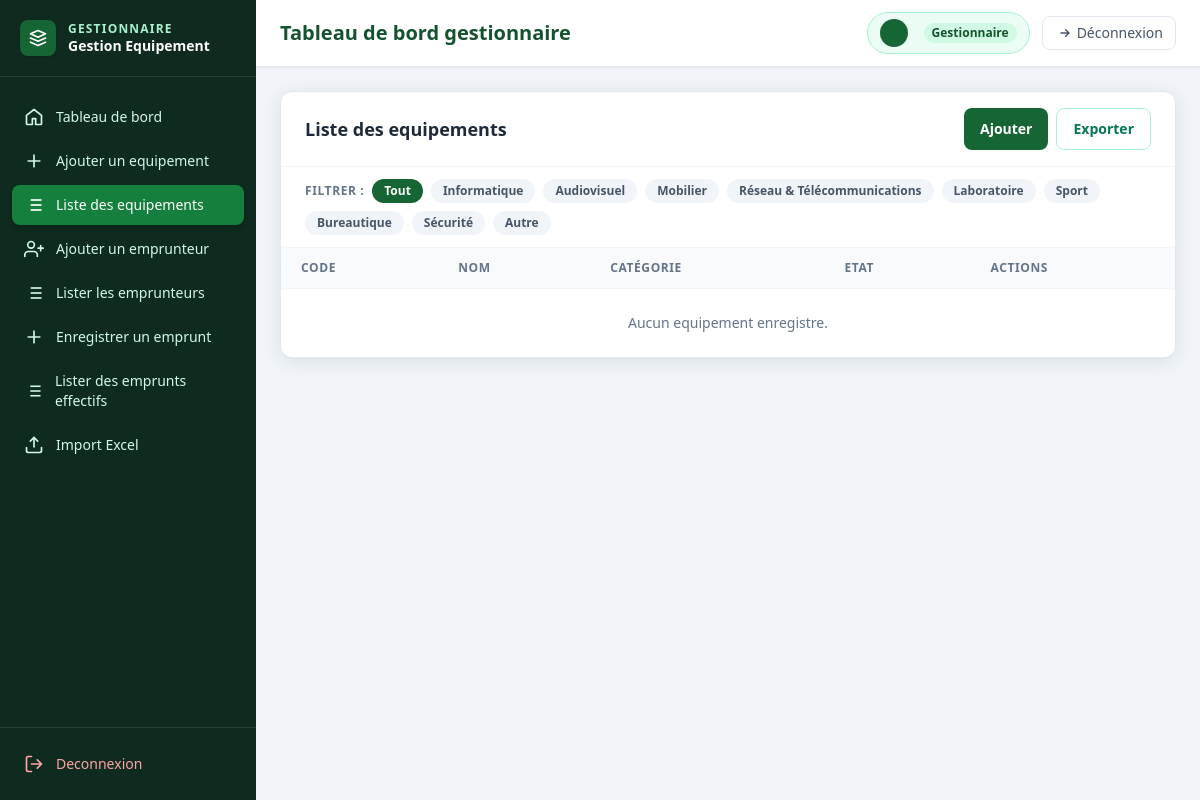
/equipements/equipement/dashboard/?tab=list, run on an earlier commit of the app's database.
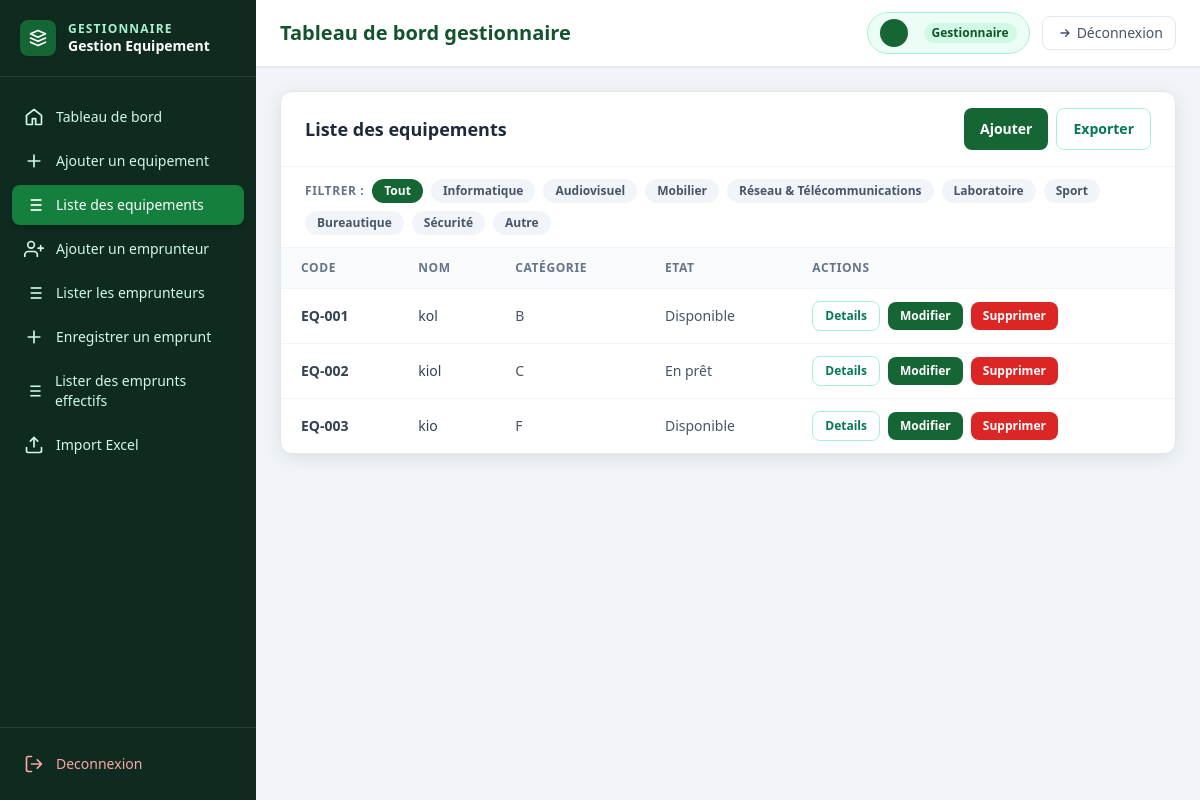
And on a later commit of the database.
### equipement/models.py (models this page shows, shortened)
class Materiel(models.Model):
    class Categorie(models.TextChoices):
        INFORMATIQUE = "INFORMATIQUE", "Informatique"
        AUDIOVISUEL  = "AUDIOVISUEL",  "Audiovisuel"
        MOBILIER     = "MOBILIER",     "Mobilier"
        RESEAU       = "RESEAU",       "Réseau & Télécommunications"
        LABORATOIRE  = "LABORATOIRE",  "Laboratoire"
        SPORT        = "SPORT",        "Sport"
        BUREAUTIQUE  = "BUREAUTIQUE",  "Bureautique"
        SECURITE     = "SECURITE",     "Sécurité"
        AUTRE        = "AUTRE",        "Autre"
    ETAT_CHOICES = [
        ('DISPONIBLE', 'Disponible'),
        ('EN PRET', 'En prêt'),
        ('DEFECTUEUX', 'Defectueux'),
        ('EN MAINTENANCE', 'En maintenance'),
        ('HORS SERVICE', 'Hors service'),
    ]
    id_materiel = models.CharField(max_length=50, primary_key=True, verbose_name="Identifiant")
    nom = models.CharField(max_length=100)
    couleur = models.CharField(max_length=30)
    categorie = models.CharField(
        max_length=50,
        choices=Categorie.choices,
        default=Categorie.AUTRE,
        verbose_name="Catégorie",
    )
    etat = models.CharField(
        max_length=14,
        choices=ETAT_CHOICES,
        default='DISPONIBLE',
        verbose_name="État"
    )
    marque = models.CharField(max_length=50)

### equipement/views.py (the view, shortened to what this page needs)
# urls.py: path("equipement/dashboard/", views.dashboard, name="dashboard"),
def dashboard(request: HttpRequest) -> HttpResponse:
    tab = request.GET.get("tab", "home")
    editFormMateriel = EditMaterielForm()
    editFormEmprunteur = EditEmprunteurForm()
    formMateriel = MaterielForm()
    formEmprunteur = EnregistrerEmprunteurForm()
    formEmprunt = EmpruntForm()
    action = request.POST.get("action")
    target = None
    materiel_detail = None
    emprunteur_detail = None
    emprunteurs = Tierce.objects.all()
    materiels = Materiel.objects.all()
    emprunts = Emprunt.objects.select_related(
        "materiel",
        "emprunteur",
    ).prefetch_related("lignes__materiel").order_by("-date_emprunt")
    categorie_filtre = request.GET.get("categorie", "")
    if categorie_filtre:
        materiels = materiels.filter(categorie=categorie_filtre)
    categories = Materiel.Categorie.choices
    materiels_recents = Materiel.objects.order_by("-id_materiel")[:5]
    materiels_disponibles = Materiel.objects.filter(etat="DISPONIBLE")
    if tab == "detail" and request.GET.get("materiel_id"):
        materiel_detail = get_object_or_404(Materiel, pk=request.GET.get("materiel_id"))
    if tab == "detail_emprunteur" and request.GET.get("emprunteur_id"):
        emprunteur_detail = get_object_or_404(Tierce, pk=request.GET.get("emprunteur_id"))
    context = {
        "tab": tab,
        "target": target,
        "formMateriel": formMateriel,
        "formEmprunteur": formEmprunteur,
        "formEmprunt": formEmprunt,
        "materiels": materiels,
        "materiels_recents": materiels_recents,
        "materiels_disponibles": materiels_disponibles,
        "materiel_detail": materiel_detail,
        "editMaterielForm": editFormMateriel,
        "editEmprunteurForm": editFormEmprunteur,
        "emprunteur_detail": emprunteur_detail,
        "emprunteurs": emprunteurs,
        "emprunts": emprunts,
        "statuts_emprunt": Emprunt.Statut.choices,
        "categories": categories,
        "categorie_filtre": categorie_filtre,
    }
    return render(request, "equipement/dashboard.html", context)

### equipement/form.py (called while the page is built)
def _next_prefixed_id(last_value: str | None, prefix: str, fallback_count: int) -> str:
    if not last_value:
        return f"{prefix}-001"
    try:
        parts = str(last_value).split("-")
        number = int(parts[-1]) + 1
    except (ValueError, TypeError):
        number = fallback_count + 1
    return f"{prefix}-{number:03d}"

### equipement/templates/equipement/dashboard.html (shortened to what this page needs)
{% extends "equipement/base.html" %}
{% block page_title %}Tableau de bord gestionnaire{% endblock %}
{% block content %}
  {% if tab == 'list' %}
    <section class="rounded-xl border border-slate-200 bg-white shadow-soft">
      <div class="flex items-center justify-between border-b border-slate-100 px-6 py-4">
        <h2 class="text-lg font-bold text-slate-800">Liste des equipements</h2>
        <div class="flex gap-2">
          <a href="?tab=add" class="btn-primary">Ajouter</a>
          <a href="{% url 'equipement:exporter_excel' %}" class="btn-secondary">Exporter</a>
        </div>
      </div>
      <div class="border-b border-slate-100 px-6 py-3 flex flex-wrap gap-2 items-center">
        <span class="text-xs font-semibold text-slate-500 uppercase tracking-wider">Filtrer :</span>
        <a href="?tab=list" class="inline-flex items-center rounded-full px-3 py-1 text-xs font-semibold transition
          {% if not categorie_filtre %}bg-greenBrand-600 text-white{% else %}bg-slate-100 text-slate-600 hover:bg-slate-200{% endif %}">
          Tout
        </a>
        {% for valeur, label in categories %}
          <a href="?tab=list&categorie={{ valeur }}" class="inline-flex items-center rounded-full px-3 py-1 text-xs font-semibold transition
            {% if categorie_filtre == valeur %}bg-greenBrand-600 text-white{% else %}bg-slate-100 text-slate-600 hover:bg-slate-200{% endif %}">
            {{ label }}
          </a>
        {% endfor %}
      </div>
      <div class="overflow-x-auto">
        <table class="min-w-full divide-y divide-slate-100">
          <thead class="bg-slate-50">
            <tr>
              <th class="px-5 py-3 text-left text-xs font-bold uppercase tracking-wider text-slate-500">Code</th>
              <th class="px-5 py-3 text-left text-xs font-bold uppercase tracking-wider text-slate-500">Nom</th>
              <th class="px-5 py-3 text-left text-xs font-bold uppercase tracking-wider text-slate-500">Catégorie</th>
              <th class="px-5 py-3 text-left text-xs font-bold uppercase tracking-wider text-slate-500">Etat</th>
              <th class="px-5 py-3 text-left text-xs font-bold uppercase tracking-wider text-slate-500">Actions</th>
            </tr>
          </thead>
          <tbody class="divide-y divide-slate-100">
            {% for equipement in materiels %}
              <tr class="hover:bg-slate-50">
                <td class="px-5 py-3 text-sm font-semibold text-slate-700">{{ equipement.id_materiel }}</td>
                <td class="px-5 py-3 text-sm text-slate-700">{{ equipement.nom }}</td>
                <td class="px-5 py-3 text-sm text-slate-600">{{ equipement.get_categorie_display }}</td>
                <td class="px-5 py-3 text-sm text-slate-600">{{ equipement.get_etat_display }}</td>
                <td class="px-5 py-3">
                  <div class="flex flex-wrap items-center gap-2">
                    <a href="{% url 'equipement:detail_materiel' equipement.id_materiel %}" class="btn-secondary px-3 py-1.5 text-xs">Details</a>
                    <a href="{% url 'equipement:edit_equipement' equipement.id_materiel %}" class="btn-primary px-3 py-1.5 text-xs">Modifier</a>
                    <form method="post" action="{% url 'equipement:retirer_materiel' equipement.id_materiel %}">
                      <button type="submit" onclick="return confirm('Confirmer la suppression de cet equipement ?');" class="inline-flex items-center rounded-lg bg-red-600 px-3 py-1.5 text-xs font-semibold text-white transition hover:bg-red-700">Supprimer</button>
                    </form>
                  </div>
                </td>
              </tr>
            {% empty %}
              <tr><td colspan="5" class="px-5 py-6 text-center text-sm text-slate-500">
                Aucun equipement {% if categorie_filtre %}dans cette catégorie{% else %}enregistre{% endif %}.
              </td></tr>
            {% endfor %}
          </tbody>
        </table>
      </div>
    </section>
  {% endif %}
{% endblock %}

### equipement/templates/equipement/base.html (shortened to what this page needs)
<!doctype html>
<html lang="fr">
  <head>
    <script src="https://cdn.tailwindcss.com"></script>
  </head>
  <body class="bg-slate-100 text-slate-800">
    <div class="min-h-screen lg:flex">
      <aside class="flex w-64 shrink-0 flex-col bg-darkPanel text-white lg:min-h-screen">
        <div class="flex items-center gap-3 border-b border-white/10 px-5 py-5">
          <div class="grid h-9 w-9 place-items-center rounded-lg bg-greenBrand-600 shadow">
          </div>
          <div>
            <p class="text-xs font-semibold uppercase tracking-widest text-emerald-200">Gestionnaire</p>
            <p class="text-sm font-bold leading-tight text-white">Gestion Equipement</p>
          </div>
        </div>
        <nav class="flex-1 space-y-1 px-3 py-5">
          <a href="?tab=home" class="nav-link {% if tab == 'home' %}active{% endif %}">
            <svg class="h-5 w-5" viewBox="0 0 24 24" fill="none" stroke="currentColor" stroke-width="2"><path stroke-linecap="round" stroke-linejoin="round" d="m3 10 9-7 9 7v10a1 1 0 0 1-1 1h-6v-7H10v7H4a1 1 0 0 1-1-1z"/></svg>
            Tableau de bord
          </a>
          <a href="?tab=add" class="nav-link {% if tab == 'add' %}active{% endif %}">
            <svg class="h-5 w-5" viewBox="0 0 24 24" fill="none" stroke="currentColor" stroke-width="2"><path stroke-linecap="round" stroke-linejoin="round" d="M12 5v14M5 12h14"/></svg>
            Ajouter un equipement
          </a>
          <a href="?tab=list" class="nav-link {% if tab == 'list' %}active{% endif %}">
            Liste des equipements
          </a>
          <a href="?tab=register" class="nav-link {% if tab == 'register' %}active{% endif %}">
            <svg class="h-5 w-5" viewBox="0 0 24 24" fill="none" stroke="currentColor" stroke-width="2">
                <path stroke-linecap="round" stroke-linejoin="round" d="M16 21v-2a4 4 0 0 0-4-4H5a4 4 0 0 0-4 4v2"/>
                <circle cx="8.5" cy="7" r="4"/>
                <path stroke-linecap="round" stroke-linejoin="round" d="M20 8v6M23 11h-6"/>
            </svg>
            Ajouter un emprunteur
          </a>
          <a href="?tab=lister_emprunteurs" class="nav-link {% if tab == 'lister_emprunteurs' %}active{% endif %}">
            Lister les emprunteurs
          </a>
          <a href="?tab=creer_emprunt" class="nav-link {% if tab == 'creer_emprunt' %}active{% endif %}">
            <svg class="h-5 w-5" viewBox="0 0 24 24" fill="none" stroke="currentColor" stroke-width="2"><path stroke-linecap="round" stroke-linejoin="round" d="M12 5v14M5 12h14"/></svg>
            Enregistrer un emprunt
          </a>
          <a href="?tab=lister_emprunts" class="nav-link {% if tab == 'lister_emprunts' %}active{% endif %}">
            Lister des emprunts effectifs
          </a>
          <a href="?tab=import" class="nav-link {% if tab == 'import' %}active{% endif %}">
            <svg class="h-5 w-5" viewBox="0 0 24 24" fill="none" stroke="currentColor" stroke-width="2"><path stroke-linecap="round" stroke-linejoin="round" d="M21 15v4a2 2 0 0 1-2 2H5a2 2 0 0 1-2-2v-4"/><polyline points="17 8 12 3 7 8"/><line x1="12" y1="3" x2="12" y2="15"/></svg>
            Import Excel
          </a>
        </nav>
        <div class="border-t border-white/10 px-3 py-4">
          <a href="{% url 'users:logout' %}" class="nav-link text-red-300 hover:bg-red-900/30 hover:text-red-200">
            <svg class="h-5 w-5" viewBox="0 0 24 24" fill="none" stroke="currentColor" stroke-width="2"><path stroke-linecap="round" stroke-linejoin="round" d="M9 21H5a2 2 0 0 1-2-2V5a2 2 0 0 1 2-2h4"/><path stroke-linecap="round" stroke-linejoin="round" d="m16 17 5-5-5-5M21 12H9"/></svg>
            Deconnexion
          </a>
        </div>
      </aside>
      <div class="flex flex-1 flex-col">
        <header class="flex items-center justify-between border-b border-slate-200 bg-white px-6 py-3 shadow-sm">
          <h1 class="text-xl font-bold text-greenBrand-700">{% block page_title %}Tableau de bord{% endblock %}</h1>
          <div class="flex items-center gap-3">
            <div class="flex items-center gap-2 rounded-full border border-emerald-200 bg-emerald-50 px-3 py-1.5">
              <div class="grid h-7 w-7 place-items-center rounded-full bg-greenBrand-600 text-xs font-bold text-white">
              </div>
              <span class="rounded-full bg-greenBrand-100 px-2 py-0.5 text-xs font-semibold text-greenBrand-700">Gestionnaire</span>
            </div>
            <a href="{% url 'equipement:logout' %}" class="flex items-center gap-1.5 rounded-lg border border-slate-200 px-3 py-1.5 text-sm font-medium text-slate-600 transition hover:bg-slate-100">
              <svg class="h-4 w-4" viewBox="0 0 24 24" fill="none" stroke="currentColor" stroke-width="2">
                <path stroke-linecap="round" stroke-linejoin="round" d="m16 17 5-5-5-5M21 12H9"/>
              </svg>
              Déconnexion
            </a>
          </div>
        </header>
        <main class="flex-1 p-6">
          {% block content %}{% endblock %}
        </main>
      </div>
    </div>
  </body>
</html>

What changed in the data, as far as the page shows it:
added Materiel: id_materiel "EQ-001", nom "kol", categorie "B", etat "Disponible"
added Materiel: id_materiel "EQ-002", nom "kiol", categorie "C", etat "En prêt"
added Materiel: id_materiel "EQ-003", nom "kio", categorie "F", etat "Disponible"
Also different on the page:
text no longer shown: "Aucun equipement enregistre ."
